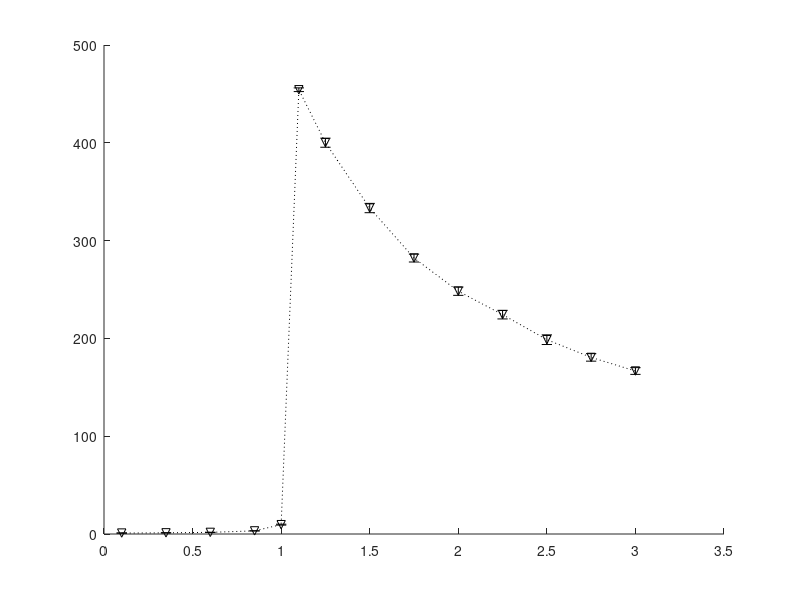

MATLAB code for this plot: (Note: this script raises an error after producing the figure.)
no = sqrt(10);

% % figure 1
% x = csvread('FB_QDCompare_RFIFOLIFO_B10_N250_K20_Beta05_Lambda_0568_167.csv', 1, 0);
% arrival_rates = x(:, 1);
% FIFO_Q = x(:, 2);
% FIFO_Q_std = x(:, 4)/no;
% R_Q = x(:,6);
% R_Q_std = x(:, 8)/no;
% LIFO_Q = x(:, 10);
% LIFO_Q_std = x(:, 12)/no;
% 
% figure(1);
% hold on;
% errorbar(arrival_rates, FIFO_Q, 2 * FIFO_Q_std, 'kv:', 'LineWidth', 3, 'MarkerSize', 8);
% errorbar(arrival_rates, R_Q, 2 * R_Q_std, 'ko:', 'LineWidth', 3, 'MarkerSize', 8);
% errorbar(arrival_rates, LIFO_Q, 2 * LIFO_Q_std, 'ks:', 'LineWidth', 3, 'MarkerSize', 8);
% xlabel('Arrival Rate - \lambda (packets/sec)');
% ylabel('Average queueing delay (secs)');
% legend('FIFO','Random','LIFO');
% grid on;

% figure 1
x = csvread('FB_QDCompare_RFIFOLIFO_B500_N50_K5_Beta0.1_Lambda1_3.csv', 1, 0);
arrival_rates = x(:, 1);
FIFO_Q = x(:, 2);
FIFO_Q_std = x(:, 4)/no;
R_Q = x(:,6);
R_Q_std = x(:, 8)/no;
LIFO_Q = x(:, 10);
LIFO_Q_std = x(:, 12)/no;

figure(1);
hold on;
errorbar(arrival_rates, FIFO_Q, 2 * FIFO_Q_std, 'kv:', 'LineWidth', 3, 'MarkerSize', 8);
errorbar(arrival_rates, R_Q, 2 * R_Q_std, 'ko:', 'LineWidth', 3, 'MarkerSize', 8);
errorbar(arrival_rates, LIFO_Q, 2 * LIFO_Q_std, 'ks:', 'LineWidth', 3, 'MarkerSize', 8);
xlabel('Arrival Rate - \lambda (packets/sec)');
ylabel('Average queueing delay (secs)');
legend('FIFO','Random','LIFO');
grid on;


